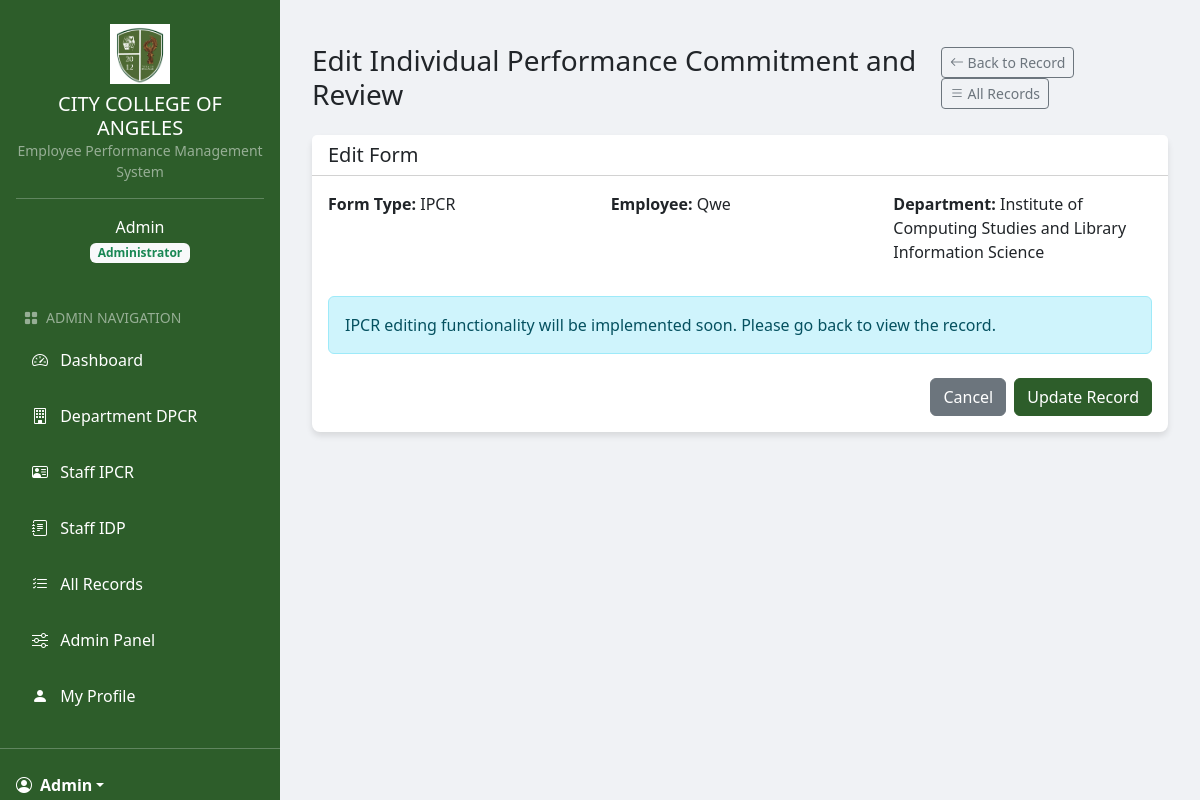
Page /edit_record.php?id=42 (signed in) on the committed database.
### tables this page shows
CREATE TABLE `records` (
  `id` int(11) NOT NULL,
  `user_id` int(11) NOT NULL,
  `form_type` enum('DPCR','IPCR','IDP') NOT NULL,
  `period` varchar(255) NOT NULL,
  `content` longtext DEFAULT NULL,
  `status` enum('Draft','Pending','Approved','Rejected') NOT NULL DEFAULT 'Draft',
  `date_submitted` timestamp NULL DEFAULT NULL,
  `reviewed_by` int(11) DEFAULT NULL,
  `date_reviewed` timestamp NULL DEFAULT NULL,
  `comments` text DEFAULT NULL,
  `computation_type` enum('Type1','Type2') DEFAULT 'Type1',
  `feedback` varchar(255) DEFAULT NULL,
  `confidential_remarks` varchar(255) DEFAULT NULL,
  `position` varchar(255) NOT NULL
);

CREATE TABLE `users` (
  `id` int(11) NOT NULL,
  `name` varchar(255) NOT NULL,
  `email` varchar(255) NOT NULL,
  `password` varchar(255) NOT NULL,
  `role` enum('admin','president','department_head','regular_employee','user') NOT NULL DEFAULT 'user',
  `department_id` int(11) DEFAULT NULL,
  `avatar` varchar(255) DEFAULT NULL,
  `remember_token` varchar(255) DEFAULT NULL,
  `created_at` timestamp NOT NULL DEFAULT current_timestamp(),
  `updated_at` timestamp NOT NULL DEFAULT current_timestamp() ON UPDATE current_timestamp()
);

CREATE TABLE `departments` (
  `id` int(11) NOT NULL,
  `name` varchar(255) NOT NULL,
  `description` text DEFAULT NULL,
  `head_id` int(11) DEFAULT NULL,
  `created_at` timestamp NOT NULL DEFAULT current_timestamp(),
  `updated_at` timestamp NOT NULL DEFAULT current_timestamp() ON UPDATE current_timestamp()
);

### edit_record.php (the view, shortened to what this page needs)
<?php
include_once('includes/header.php');
$record_id = $_GET['id'];
$host = "localhost";
$username = "root";
$password = "";
$database = "epms_db";
$conn = new mysqli($host, $username, $password, $database);
$query = "SELECT r.*, u.name as user_name, u.department_id, d.name as department_name
          FROM records r
          INNER JOIN users u ON r.user_id = u.id
          INNER JOIN departments d ON u.department_id = d.id
          WHERE r.id = ?";
$stmt = $conn->prepare($query);
$stmt->bind_param("i", $record_id);
$stmt->execute();
$result = $stmt->get_result();
$record = $result->fetch_assoc();
$content = null;
if (!empty($record['content'])) {
    $content = json_decode($record['content'], true);
}
switch ($record['form_type']) {
    case 'IPCR':
        $form_title = "Edit Individual Performance Commitment and Review";
        break;
}
?>
<div class="container-fluid py-4">
    <div class="d-flex justify-content-between align-items-center mb-4">
        <h1 class="h3 mb-0"><?php echo $form_title; ?></h1>
        <div>
            <a href="view_record.php?id=<?php echo $record_id; ?>" class="btn btn-outline-secondary btn-sm me-2">
                <i class="bi bi-arrow-left"></i> Back to Record
            </a>
            <a href="records.php" class="btn btn-outline-secondary btn-sm">
                <i class="bi bi-list"></i> All Records
            </a>
        </div>
    </div>
    <div class="card">
        <div class="card-header bg-white">
            <h5 class="mb-0">Edit Form</h5>
        </div>
        <div class="card-body">
            <form method="POST" id="edit-form">
                <div class="row mb-3">
                    <div class="col-md-4">
                        <p><strong>Form Type:</strong> <?php echo $record['form_type']; ?></p>
                    </div>
                    <div class="col-md-4">
                        <p><strong>Employee:</strong> <?php echo $record['user_name']; ?></p>
                    </div>
                    <div class="col-md-4">
                        <p><strong>Department:</strong> <?php echo $record['department_name']; ?></p>
                    </div>
                </div>
                <?php if ($record['form_type'] === 'DPCR'): ?>
                <div id="dpcr-edit-section">
                    <div class="table-responsive">
                        <table class="table table-bordered mb-4">
                            <thead class="table-light">
                                <tr>
                                    <th rowspan="2" class="align-middle text-center">MAJOR FINAL OUTPUT/PAP</th>
                                    <th rowspan="2" class="align-middle text-center">SUCCESS INDICATORS<br>(Targets + Measures)</th>
                                    <th rowspan="2" class="align-middle text-center">ALLOTED BUDGET</th>
                                    <th rowspan="2" class="align-middle text-center">DIVISION/INDIVIDUALS ACCOUNTABLE</th>
                                    <th rowspan="2" class="align-middle text-center">ACTUAL ACCOMPLISHMENTS</th>
                                    <th colspan="4" class="text-center">RATINGS</th>
                                    <th rowspan="2" class="align-middle text-center">Actions</th>
                                </tr>
                                <tr>
                                    <th class="text-center">Q1</th>
                                    <th class="text-center">Q2</th>
                                    <th class="text-center">Q3</th>
                                    <th class="text-center">Q4</th>
                                </tr>
                            </thead>
                            <tbody id="dpcr-table-body">
                                <?php
                                $dpcr_entries_query = "SELECT * FROM dpcr_entries WHERE record_id = ? ORDER BY id";
                                $stmt = $conn->prepare($dpcr_entries_query);
                                $stmt->bind_param("i", $record_id);
                                $stmt->execute();
                                $dpcr_entries = $stmt->get_result();
                                if ($dpcr_entries->num_rows > 0) {
                                    while ($entry = $dpcr_entries->fetch_assoc()) {
                                        echo '<tr>';
                                        echo '<td><input type="text" name="major_output[]" class="form-control form-control-sm" value="' . htmlspecialchars($entry['major_output']) . '"></td>';
                                        echo '<td><input type="text" name="success_indicators[]" class="form-control form-control-sm" value="' . htmlspecialchars($entry['success_indicators']) . '"></td>';
                                        echo '<td><input type="text" name="budget[]" class="form-control form-control-sm" value="' . htmlspecialchars($entry['budget']) . '"></td>';
                                        echo '<td><input type="text" name="accountable[]" class="form-control form-control-sm" value="' . htmlspecialchars($entry['accountable']) . '"></td>';
                                        echo '<td><input type="text" name="accomplishments[]" class="form-control form-control-sm" value="' . htmlspecialchars($entry['accomplishments']) . '"></td>';
                                        echo '<td><input type="number" name="q1[]" class="form-control form-control-sm" min="1" max="5" value="' . ($entry['q1_rating'] > 0 ? $entry['q1_rating'] : '') . '"></td>';
                                        echo '<td><input type="number" name="q2[]" class="form-control form-control-sm" min="1" max="5" value="' . ($entry['q2_rating'] > 0 ? $entry['q2_rating'] : '') . '"></td>';
                                        echo '<td><input type="number" name="q3[]" class="form-control form-control-sm" min="1" max="5" value="' . ($entry['q3_rating'] > 0 ? $entry['q3_rating'] : '') . '"></td>';
                                        echo '<td><input type="number" name="q4[]" class="form-control form-control-sm" min="1" max="5" value="' . ($entry['q4_rating'] > 0 ? $entry['q4_rating'] : '') . '"></td>';
                                        echo '<td><button type="button" class="btn btn-sm btn-danger remove-row"><i class="bi bi-trash"></i></button></td>';
                                        echo '</tr>';
                                    }
                                } else {
                                    echo '<tr>';
                                    echo '<td><input type="text" name="major_output[]" class="form-control form-control-sm"></td>';
                                    echo '<td><input type="text" name="success_indicators[]" class="form-control form-control-sm"></td>';
                                    echo '<td><input type="text" name="budget[]" class="form-control form-control-sm"></td>';
                                    echo '<td><input type="text" name="accountable[]" class="form-control form-control-sm"></td>';
                                    echo '<td><input type="text" name="accomplishments[]" class="form-control form-control-sm"></td>';
                                    echo '<td><input type="number" name="q1[]" class="form-control form-control-sm" min="1" max="5"></td>';
                                    echo '<td><input type="number" name="q2[]" class="form-control form-control-sm" min="1" max="5"></td>';
                                    echo '<td><input type="number" name="q3[]" class="form-control form-control-sm" min="1" max="5"></td>';
                                    echo '<td><input type="number" name="q4[]" class="form-control form-control-sm" min="1" max="5"></td>';
                                    echo '<td><button type="button" class="btn btn-sm btn-danger remove-row"><i class="bi bi-trash"></i></button></td>';
                                    echo '</tr>';
                                }
                                ?>
                            </tbody>
                        </table>
                    </div>
                    <div class="mb-3">
                        <button type="button" id="add-dpcr-row" class="btn btn-primary">
                            <i class="bi bi-plus-circle"></i> Add Row
                        </button>
                    </div>
                </div>
                <?php elseif ($record['form_type'] === 'IPCR' && $content): ?>
                <div id="ipcr-edit-section">
                    <div class="alert alert-info">
                        IPCR editing functionality will be implemented soon. Please go back to view the record.
                    </div>
                </div>
                <?php else: ?>
                <div class="alert alert-warning">
                    This record type cannot be edited in this interface. Please contact your administrator.
                </div>
                <?php endif; ?>
                <div class="d-flex justify-content-end mt-4">
                    <a href="view_record.php?id=<?php echo $record_id; ?>" class="btn btn-secondary me-2">Cancel</a>
                    <button type="submit" name="update_record" class="btn btn-primary">Update Record</button>
                </div>
            </form>
        </div>
    </div>
</div>
<?php
include_once('includes/footer.php');
?>

### includes/header.php (style rules this page uses)
body { background-color: #f0f2f5; min-height: 100vh; display: flex; }
.btn-primary, .bg-primary { background-color: #2d5d2a !important; border-color: #2d5d2a !important; }
.card { box-shadow: 0 4px 6px rgba(0, 0, 0, 0.1); border-radius: 8px; border: none; }

### rows in the picture
records: form_type "Edit Individual Performance Commitment and Review", form_type "IPCR", user.name "Qwe", departments.name "Institute of Computing Studies and Library Information Science"

### other values in the picture
$_SESSION['user_name'] "Admin"
$role_display "Administrator"
$item['title'] "Dashboard"
$item['title'] "Department DPCR"
$item['title'] "Staff IPCR"
$item['title'] "Staff IDP"
$item['title'] "All Records"
$item['title'] "Admin Panel"
$item['title'] "My Profile"
